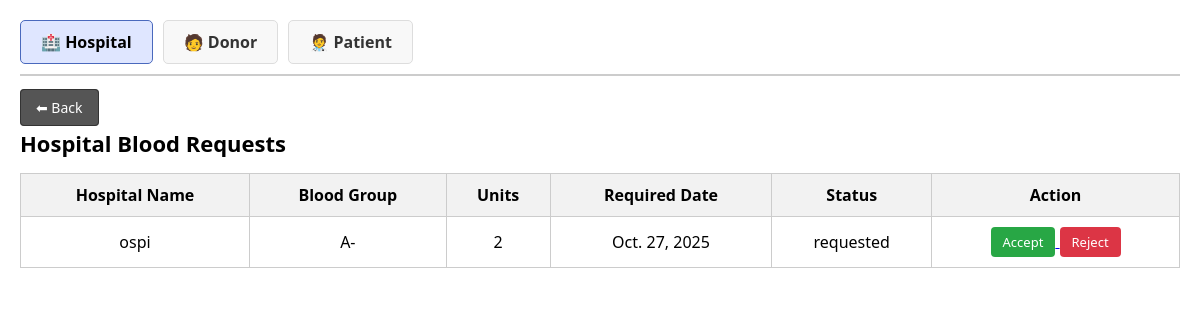
Before: /manage_hospitals/ with the older database file.
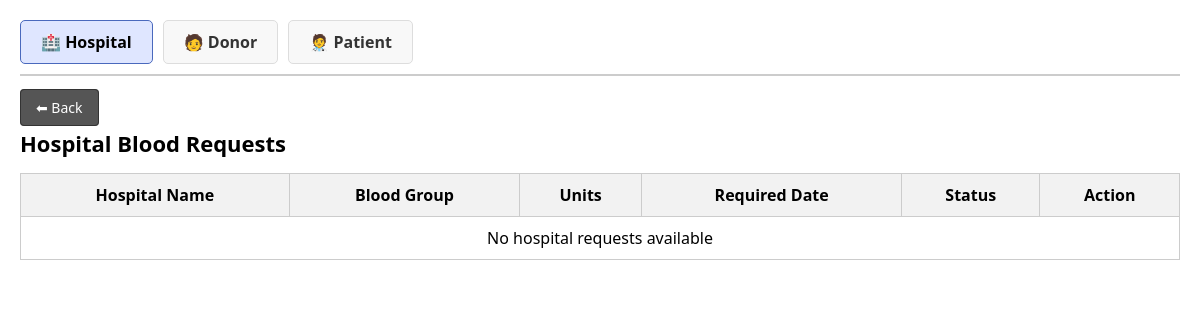
After: the same page with the newer database file.
### Blood_Bank/models.py (models this page shows, shortened)
class Hospital_Request(models.Model):
    hospital = models.ForeignKey(Hospital,on_delete=models.CASCADE)
    Blood_group = models.CharField(null=False,blank=False)
    unit = models.PositiveIntegerField(null=True,blank=True)
    date = models.DateField(null=True,blank=True)
    urgent = models.BooleanField(default=False)
    STATUS_CHOICES = (
        ('requested', 'Requested'),
        ('approved', 'Approved'),
        ('rejected', 'Rejected'),
    )
    status = models.CharField(max_length=10, choices=STATUS_CHOICES, default='requested')

class Hospital(models.Model):
    profile = models.OneToOneField(Profile, on_delete=models.CASCADE)
    hospital_name = models.CharField(max_length=40,null=True,blank=True)
    contact_number = models.CharField(max_length = 20,null=True,blank=True)
    location = models.CharField(max_length=40,null=True,blank=True)

### Blood_Bank/views.py (the view)
# urls.py: path('manage_hospitals/',views.manage_hospitals,name='manage_hospitals'),
def manage_hospitals(request):
    hospital_request = Hospital_Request.objects.all()
    return render(request,'admin_dashboard/manage_hospitals.html',{'hospital_request':hospital_request})

### Blood_Bank/templates/admin_dashboard/manage_hospitals.html (shortened to what this page needs)
{% load static %}
<!DOCTYPE html>
<html lang="en">
<head>
    <link rel="stylesheet" href="{% static 'css/admin_dashboard/manage_hospitals.css' %}">
</head>
<body>
    <div class="page-container">
        <nav class="top-menu">
            <a href="{% url 'manage_hospitals' %}" class="active">🏥 Hospital</a>
            <a href="{% url 'manage_donors' %}">🧑 Donor</a>
            <a href="{% url 'manage_patients' %}">🧑‍⚕ Patient</a>
        </nav>
        <div class="back-section">
            <a href="{% url 'admindashboard' %}" class="back-btn">⬅ Back</a>
        </div>
        <main class="table-container">
            <h2>Hospital Blood Requests</h2>
            <table>
                <thead>
                    <tr>
                        <th>Hospital Name</th>
                        <th>Blood Group</th>
                        <th>Units</th>
                        <th>Required Date</th>
                        <th>Status</th>
                        <th>Action</th>
                    </tr>
                </thead>
                <tbody>
                    {% for r in hospital_request %}
                    <tr>
                        <td>{{ r.hospital.hospital_name }}</td>
                        <td>{{ r.Blood_group }}</td>
                        <td>{{ r.unit }}</td>
                        <td>{{ r.date }}</td>
                        <td>{{ r.status }}</td>
                        <td>
                            <a href="{% url 'manage_hospitals_update' r.id %}">
                                <button class="btn approve" type="button">Accept</button>
                            </a>
                            <a href="{% url 'manage_hospitals_delete' r.id %}">
                                <button class="btn reject" type="button">Reject</button>
                            </a>
                        </td>
                    </tr>
                    {% empty %}
                    <tr>
                        <td colspan="7">No hospital requests available</td>
                    </tr>
                    {% endfor %}
                </tbody>
            </table>
        </main>
    </div>
</body>
</html>

Changed rows visible on the page:
removed Hospital_Request: hospital.hospital_name "ospi", Blood_group "A-", unit "2", date "Oct. 27, 2025", status "requested"
Other visible differences:
text now shown: "No hospital requests available"
